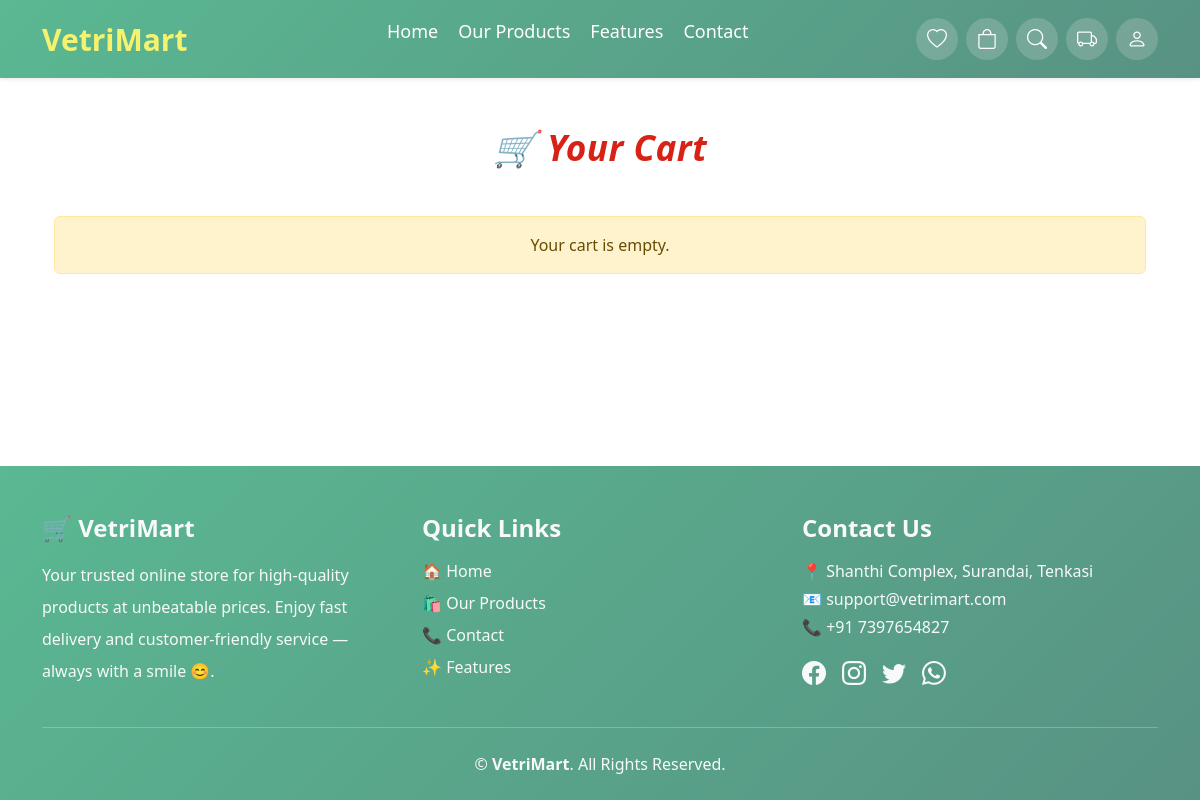
Page /cart/ (signed in) on the earlier database version.
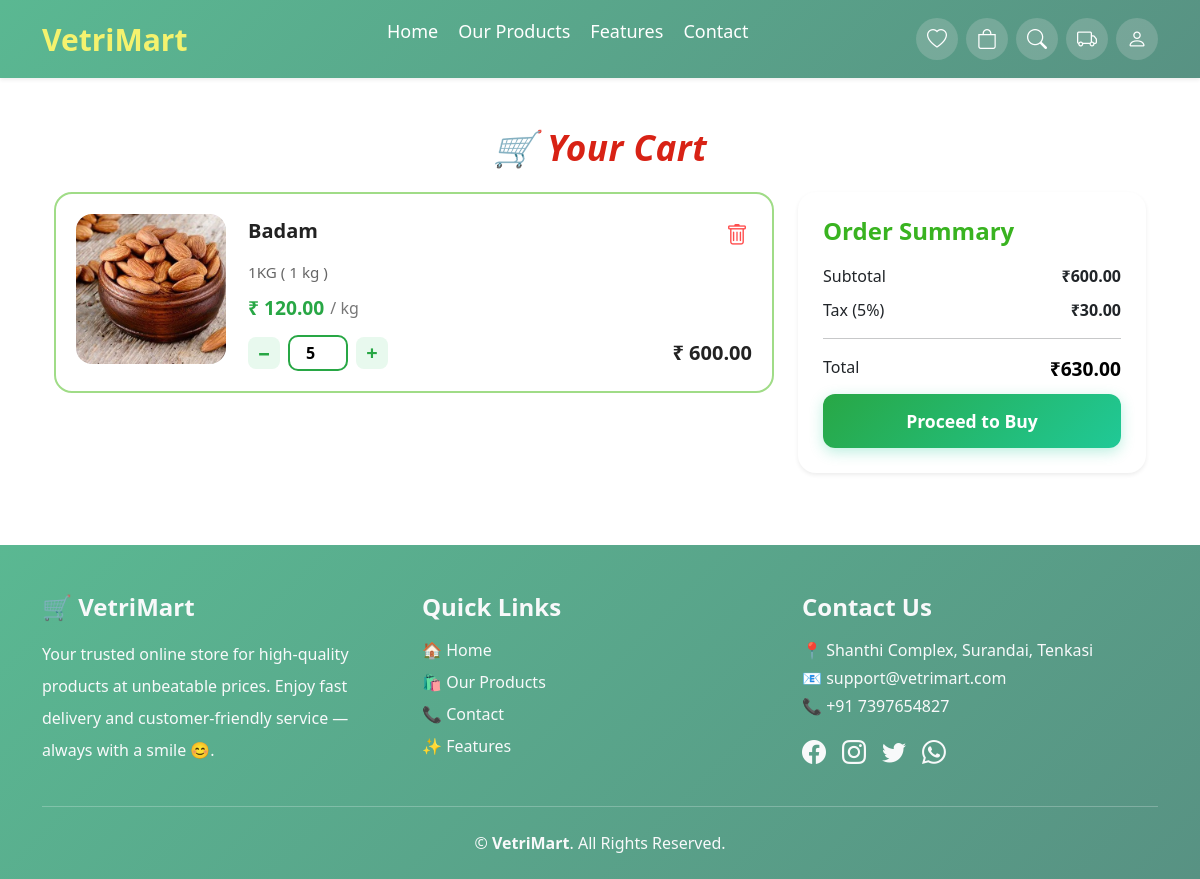
Same page on the later database version.
### core/models.py (models this page shows, shortened)
class CartItem(models.Model):
    user = models.ForeignKey(settings.AUTH_USER_MODEL, related_name='cart_items', on_delete=models.CASCADE)
    product = models.ForeignKey(Product, on_delete=models.CASCADE)
    weight = models.CharField(max_length=50)
    quantity = models.PositiveIntegerField(default=1)

class Product(models.Model):
    UNIT_CHOICES = [
        ("kg", "Kilogram"),
        ("g", "Gram"),
        ("litre", "Litre"),
        ("ml", "Millilitre"),
        ("piece", "Piece"),
        ("pack", "Pack"),
        ("dozen", "Dozen"),
    ]
    category = models.ForeignKey(Category, related_name='products', on_delete=models.CASCADE)
    vendor = models.ForeignKey(
        settings.AUTH_USER_MODEL, on_delete=models.CASCADE,
        null=True, blank=True, related_name='vendor_products'
    )
    title = models.CharField(max_length=200)
    description = models.TextField(blank=True, null=True)
    base_price = models.DecimalField(max_digits=8, decimal_places=2)
    image = models.ImageField(upload_to='products/')
    unit = models.CharField(max_length=20, choices=UNIT_CHOICES, default="kg")
    weight_options = models.CharField(max_length=200, default="500G,1KG,2KG")
    wishlist_users = models.ManyToManyField(
        settings.AUTH_USER_MODEL, related_name='wishlist', blank=True
    )
    is_offer = models.BooleanField(default=False)
    discount_percent = models.PositiveIntegerField(default=0)
    offer_start = models.DateTimeField(null=True, blank=True)
    offer_end = models.DateTimeField(null=True, blank=True)
    @property
    def is_offer_active(self):
        if not self.is_offer:
            return False
        now = timezone.now()
        if self.offer_start and self.offer_end:
            return self.offer_start <= now <= self.offer_end
        return True
    def convert_weight_value(self, weight_str):
        if not weight_str:
            return Decimal("1")
        w = weight_str.upper().strip().replace(" ", "")
        w = (w.replace("GRAMS", "G").replace("GRAM", "G").replace("GMS", "G")
               .replace("LITRE", "L").replace("LTR", "L").replace("LITER", "L")
               .replace("MILLILITRE", "ML").replace("MILLILITER", "ML"))
        if self.unit == "kg":
            if w.endswith("KG"):
                return Decimal(w.replace("KG", ""))
            if w.endswith("G"):
                return Decimal(w.replace("G", "")) / Decimal("1000")

### core/views.py (the view, shortened to what this page needs)
# urls.py: path('cart/', views.cart_view, name='cart'),
def cart_view(request):
    if request.user.is_authenticated:
        cart_items = CartItem.objects.filter(user=request.user)
        subtotal = Decimal("0.00")
        for item in cart_items:
            weight_multiplier = Decimal(str(item.product.convert_weight_value(item.weight)))
            item.converted_weight_display = weight_multiplier
            unit_price = item.product.discounted_price if item.product.is_offer_active else item.product.base_price
            item.final_price = (unit_price * weight_multiplier * Decimal(item.quantity))
            subtotal += item.final_price
        tax = subtotal * Decimal("0.05")
        total = subtotal + tax
        return render(request, "core/cart.html", {
            "cart_items": cart_items,
            "subtotal": subtotal,
            "tax": tax,
            "total": total,
            "is_guest": False,
        })

### core/templates/core/cart.html (shortened to what this page needs)
{% extends 'core/base.html' %}
{% load static %}
{% load wishlist_tags %}
{% block extra_css %}
<link rel="stylesheet" href="{% static 'css/cart.css' %}">
{% endblock %}
{% block content %}
<div class="container cart-container py-4">
    <h2 class="text-center fw-bold mb-4 cart-title-main wishlist-heading">🛒 Your Cart</h2>
    {% if cart_items %}
    <div class="row g-4">
        <div class="col-lg-8">
            {% for item in cart_items %}
            <div class="cart-item {% if is_guest %}guest-item{% endif %}"
                 {% if is_guest %}
                     data-pid="{{ item.product_id }}"
                     data-weight="{{ item.weight }}"
                 {% else %}
                     data-id="{{ item.id }}"
                 {% endif %}
            >
                <div class="cart-img-box">
                    {% if is_guest %}
                        <img src="{{ item.image }}" alt="{{ item.title }}">
                    {% else %}
                        <img src="{{ item.product.image.url }}" alt="{{ item.product.title }}">
                    {% endif %}
                </div>
                <div class="cart-info-box">
                    <div class="cart-item-header">
                        <h5 class="cart-item-title">
                            {% if is_guest %}
                                {{ item.title }}
                            {% else %}
                                {{ item.product.title }}
                            {% endif %}
                        </h5>
                        {% if is_guest %}
                            <a href="{% url 'remove_from_cart_guest' forloop.counter0 %}" class="remove-icon">
                                <i class="bi bi-trash"></i>
                            </a>
                        {% else %}
                            <a href="{% url 'remove_from_cart' item.id %}" class="remove-icon">
                                <i class="bi bi-trash"></i>
                            </a>
                        {% endif %}
                    </div>
                    <p class="cart-weight">
                        {{ item.weight }}
                        <span class="unit">(
                            {% if is_guest %}
                                {{ item.converted_weight }} {{ item.unit }}
                            {% else %}
                                {{ item.converted_weight_display }} {{ item.product.unit }}
                            {% endif %}
                        )</span>
                    </p>
                    <div class="cart-price-line">
                        {% if not is_guest and item.product.is_offer_active %}
                            <span class="old-price">₹{{ item.product.base_price|floatformat:2 }}</span>
                            <span class="new-price">₹{{ item.product.discounted_price|floatformat:2 }}</span>
                        {% else %}
                            <span class="new-price">₹
                                {% if is_guest %}{{ item.unit_price }}
                                {% else %}{{ item.product.base_price|floatformat:2 }}
                                {% endif %}
                            </span>
                        {% endif %}
                        <span class="per-unit">/
                            {% if is_guest %}{{ item.unit }}{% else %}{{ item.product.unit }}{% endif %}
                        </span>
                    </div>
                    <div class="cart-bottom-row">
                        <div class="qty-control">
                            <button class="qty-btn minus" type="button">−</button>
                            <input type="number"
                                   class="qty-input"
                                   min="1"
                                   value="{{ item.quantity }}"
                                   data-id="{% if is_guest %}{{ forloop.counter0 }}{% else %}{{ item.id }}{% endif %}">
                            <button class="qty-btn plus" type="button">+</button>
                        </div>
                        <div class="item-total">
                            ₹<span id="price-{% if is_guest %}{{ forloop.counter0 }}{% else %}{{ item.id }}{% endif %}">
                                {{ item.final_price|floatformat:2 }}
                            </span>
                        </div>
                    </div>
                </div>
            </div>
            {% endfor %}
        </div>
        <div class="col-lg-4">
            <div class="order-summary-card shadow-sm">
                <h4 class="summary-title">Order Summary</h4>
                <div class="summary-row">
                    <span>Subtotal</span>
                    <strong>₹<span id="subtotal">{{ subtotal|floatformat:2 }}</span></strong>
                </div>
                <div class="summary-row">
                    <span>Tax (5%)</span>
                    <strong>₹<span id="tax">{{ tax|floatformat:2 }}</span></strong>
                </div>
                <hr>
                <div class="summary-total-row">
                    <span>Total</span>
                    <strong>₹<span id="total">{{ total|floatformat:2 }}</span></strong>
                </div>
                {% if user.is_authenticated %}
                    <a href="{% url 'payment_page' %}" class="checkout-btn">Proceed to Buy</a>
                {% else %}
                    <a href="{% url 'login' %}?next={% url 'payment_page' %}" class="checkout-btn">Proceed to Buy</a>
                {% endif %}
            </div>
        </div>
    </div>
    {% else %}
        <div class="alert alert-warning text-center mt-5">Your cart is empty.</div>
    {% endif %}
</div>
{% endblock %}

### core/templates/core/base.html (shortened to what this page needs)
{% load static %}
<!DOCTYPE html>
<html lang="en">
  <head>
    <link rel="stylesheet" href="{% static 'css/style.css' %}" />
<link rel="stylesheet" href="https://cdnjs.cloudflare.com/ajax/libs/font-awesome/6.5.0/css/all.min.css">
    <link href="https://cdn.jsdelivr.net/npm/bootstrap@5.3.3/dist/css/bootstrap.min.css" rel="stylesheet">
    <link rel="stylesheet" href="https://cdn.jsdelivr.net/npm/bootstrap-icons@1.10.5/font/bootstrap-icons.css">
    {% block extra_css %}{% endblock %}
  </head>
  <body class="d-flex flex-column min-vh-100">
    {% include 'core/nav.html' %}
    <main class="flex-fill">
      <div class="container mt-4">
        {% block content %}{% endblock %}
      </div>
    </main>
    {% include 'core/footer.html' %}
  </body>
</html>

### core/templates/core/nav.html (shortened to what this page needs)
{% load static %}
<nav class="glass-navbar shadow-sm">
  <div class="nav-inner">
    <a href="{% url 'home' %}" class="nav-brand">VetriMart</a>
    <ul class="nav-links" id="navLinks">
      <li><a href="{% url 'home' %}">Home</a></li>
      <li><a href="{% url 'our_products' %}">Our Products</a></li>
      <li><a href="{% url 'features_page' %}">Features</a></li>
      <li><a href="{% url 'contact_page' %}">Contact</a></li>
    </ul>
    <div class="nav-icons">
      {% if not user.is_authenticated or user.role == "customer" %}
        <a href="{% url 'wishlist_page' %}" class="nav-icon">
            <i class="bi bi-heart"></i>
        </a>
        <a href="{% url 'cart' %}" class="nav-icon">
            <i class="bi bi-bag"></i>
        </a>
        <button id="openSearch" class="nav-icon">
            <i class="bi bi-search"></i>
        </button>
        {% if user.is_authenticated %}
        <div class="icon-wrap">
            <a id="trackMenuBtn" class="nav-icon">
                <i class="bi bi-truck"></i>
            </a>
        </div>
        {% endif %}
      {% endif %}
      <div class="icon-wrap">
          <button id="userMenuBtn" class="nav-icon">
              <i class="bi bi-person"></i>
          </button>
      </div>
    </div>
  </div>
</nav>

### core/templates/core/footer.html
<footer class="bg-dark text-light pt-5 pb-4 mt-5 w-100">
  <div class="container">
    <div class="row gy-4 text-center text-md-start">
      <div class="col-12 col-md-4">
        <h4 class="fw-bold mb-3 footerlink fs-4">🛒 VetriMart</h4>
        <p class="fs-6 lh-lg">
          Your trusted online store for high-quality products at unbeatable prices.
          Enjoy fast delivery and customer-friendly service — always with a smile 😊.
        </p>
      </div>
      <div class="col-12 col-md-4">
        <h4 class="fw-bold mb-3 footerlink fs-4">Quick Links</h4>
        <ul class="list-unstyled m-0 p-0">
          <li class="mb-2">
            <a href="{% url 'home' %}" class="footer-link text-decoration-none text-light">🏠 Home</a>
          </li>
          <li class="mb-2">
            <a href="{% url 'our_products' %}" class="footer-link text-decoration-none text-light">🛍️ Our Products</a>
          </li>
          <li class="mb-2">
            <a href="{% url 'contact_page' %}" class="footer-link text-decoration-none text-light">📞 Contact</a>
          </li>
          <li class="mb-2">
    <a href="{% url 'features_page' %}" class="footer-link text-decoration-none text-light">✨ Features</a>
</li>
        </ul>
      </div>
      <div class="col-12 col-md-4">
     <h4 class="fw-bold mb-3 footerlink fs-4">Contact Us</h4>
<p class="fs-6 mb-1">
  📍
  <a href="https://maps.google.com/?q=123+Vetri+Street,+Chennai,+India"
     class="text-light text-decoration-none"
     target="_blank">
    Shanthi Complex, Surandai, Tenkasi
  </a>
</p>
<p class="fs-6 mb-1">
  📧
  <a href="mailto:support@vetrimart.com"
     class="text-light text-decoration-none">
    support@vetrimart.com
  </a>
</p>
<p class="fs-6 mb-3">
  📞
  <a href="tel:+919876543210"
     class="text-light text-decoration-none">
    +91 7397654827
  </a>
</p>
        <div class="d-flex justify-content-center justify-content-md-start gap-3">
  <a href="https://www.facebook.com/yourpage"
     target="_blank"
     class="text-light fs-4">
      <i class="bi bi-facebook"></i>
  </a>
  <a href="https://www.instagram.com/yourpage"
     target="_blank"
     class="text-light fs-4">
      <i class="bi bi-instagram"></i>
  </a>
  <a href="https://twitter.com/yourpage"
     target="_blank"
     class="text-light fs-4">
      <i class="bi bi-twitter"></i>
  </a>
  <a href="https://wa.me/919876543210"
     target="_blank"
     class="text-light fs-4">
      <i class="bi bi-whatsapp"></i>
  </a>
</div>
      </div>
    </div>
    <hr class="border-light mt-4">
  <div class="text-center pt-2 fs-6">
      © {{ now|date:"Y" }} <strong>VetriMart</strong>. All Rights Reserved.
    </div>
  </div>
</footer>

Differences in the rows shown:
added CartItem: product.image (picture), product "Badam", weight "1KG", converted_weight_display "1", product.unit "kg", product.base_price "120.00", quantity "5", final_price "600.00"
Other differences:
{{ subtotal|floatformat:2 }}: (not shown) → "600.00"
{{ tax|floatformat:2 }}: (not shown) → "30.00"
{{ total|floatformat:2 }}: (not shown) → "630.00"
text no longer shown: "Your cart is empty."
text now shown: "Order Summary Subtotal ₹ Tax (5%) ₹ Total ₹ Proceed to Buy"
